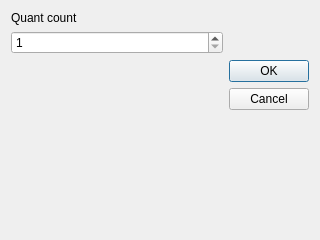
<?xml version="1.0" encoding="UTF-8"?>
<ui version="4.0">
 <class>DialogQuantization</class>
 <widget class="QDialog" name="DialogQuantization">
  <property name="geometry">
   <rect>
    <x>0</x>
    <y>0</y>
    <width>320</width>
    <height>240</height>
   </rect>
  </property>
  <property name="windowTitle">
   <string>Dialog</string>
  </property>
  <layout class="QGridLayout" name="gridLayout">
   <item row="3" column="0">
    <widget class="QLabel" name="label">
     <property name="text">
      <string>Quant count</string>
     </property>
    </widget>
   </item>
   <item row="4" column="0">
    <widget class="QSpinBox" name="spinBox">
     <property name="minimum">
      <number>1</number>
     </property>
     <property name="maximum">
      <number>255</number>
     </property>
    </widget>
   </item>
   <item row="5" column="1">
    <widget class="QDialogButtonBox" name="buttonBox">
     <property name="orientation">
      <enum>Qt::Vertical</enum>
     </property>
     <property name="standardButtons">
      <set>QDialogButtonBox::Cancel|QDialogButtonBox::Ok</set>
     </property>
    </widget>
   </item>
  </layout>
 </widget>
 <resources/>
 <connections>
  <connection>
   <sender>buttonBox</sender>
   <signal>accepted()</signal>
   <receiver>DialogQuantization</receiver>
   <slot>accept()</slot>
   <hints>
    <hint type="sourcelabel">
     <x>248</x>
     <y>254</y>
    </hint>
    <hint type="destinationlabel">
     <x>157</x>
     <y>274</y>
    </hint>
   </hints>
  </connection>
  <connection>
   <sender>buttonBox</sender>
   <signal>rejected()</signal>
   <receiver>DialogQuantization</receiver>
   <slot>reject()</slot>
   <hints>
    <hint type="sourcelabel">
     <x>316</x>
     <y>260</y>
    </hint>
    <hint type="destinationlabel">
     <x>286</x>
     <y>274</y>
    </hint>
   </hints>
  </connection>
 </connections>
</ui>
